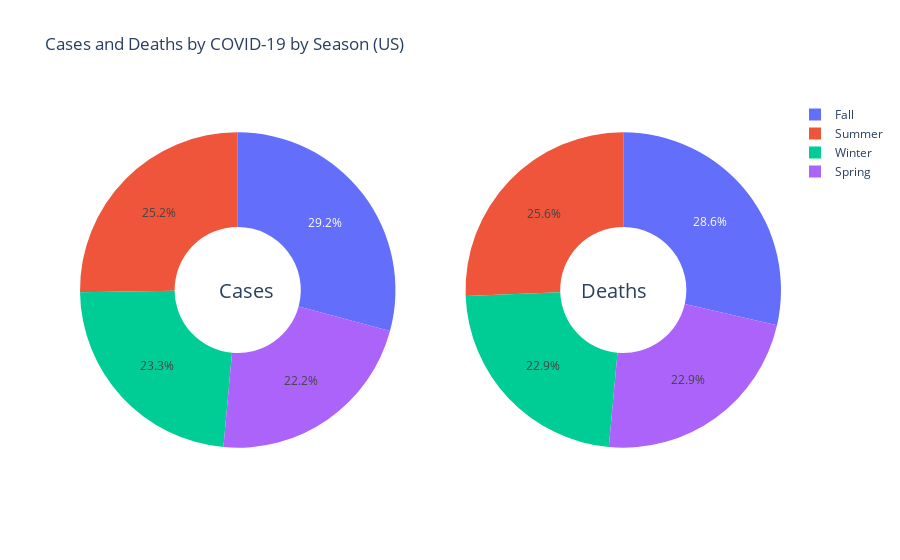

The cell this chart's notebook holds for it:
### Code cell
#criar 2 gráficos lado a lado para comparar casos e mortes por estação
fig = make_subplots(rows=1, cols=2, specs=[[{"type": "domain"}, {"type": "domain"}]])

#adicionar a informação aos gráficos
fig.add_trace(go.Pie(labels=cases_per_season["month"], values=cases_per_season["cases"], name= "Cases Per Season"), 1, 1)

fig.add_trace(go.Pie(labels=deaths_per_season["month"], values=deaths_per_season["deaths"], name= "Deaths Per Season"), 1, 2)

#criar uma abertura no centro do gráfico
fig.update_traces(hole =.4)

#costumização de aspetos do gráfico
fig.update_layout(title_text= "Cases and Deaths by COVID-19 by Season (US)",
                  annotations = [dict(text="Cases", x= 0.195, y=0.5, showarrow=False, font_size=20),
                                  dict(text="Deaths", x =0.812, y= 0.5, showarrow=False, font_size=20)])

fig.show()

### Figure 1 — Plotly figure (JSON) as saved in the notebook; plotly's stock layout.template omitted (floating-point values rounded to 4 significant figures)
{"data": [{"domain": {"x": [0, 0.45], "y": [0, 1]}, "hole": 0.4, "labels": ["Fall", "Spring", "Summer", "Winter"], "name": "Cases Per Season", "type": "pie", "values": [13640399972, 10393007134, 11781024784, 10902071367]}, {"domain": {"x": [0.55, 1], "y": [0, 1]}, "hole": 0.4, "labels": ["Fall", "Spring", "Summer", "Winter"], "name": "Deaths Per Season", "type": "pie", "values": [182304041, 145929659, 163255355, 146339106]}], "layout": {"annotations": [{"font": {"size": 20}, "showarrow": false, "text": "Cases", "x": 0.195, "y": 0.5}, {"font": {"size": 20}, "showarrow": false, "text": "Deaths", "x": 0.812, "y": 0.5}], "title": {"text": "Cases and Deaths by COVID-19 by Season (US)"}}}
